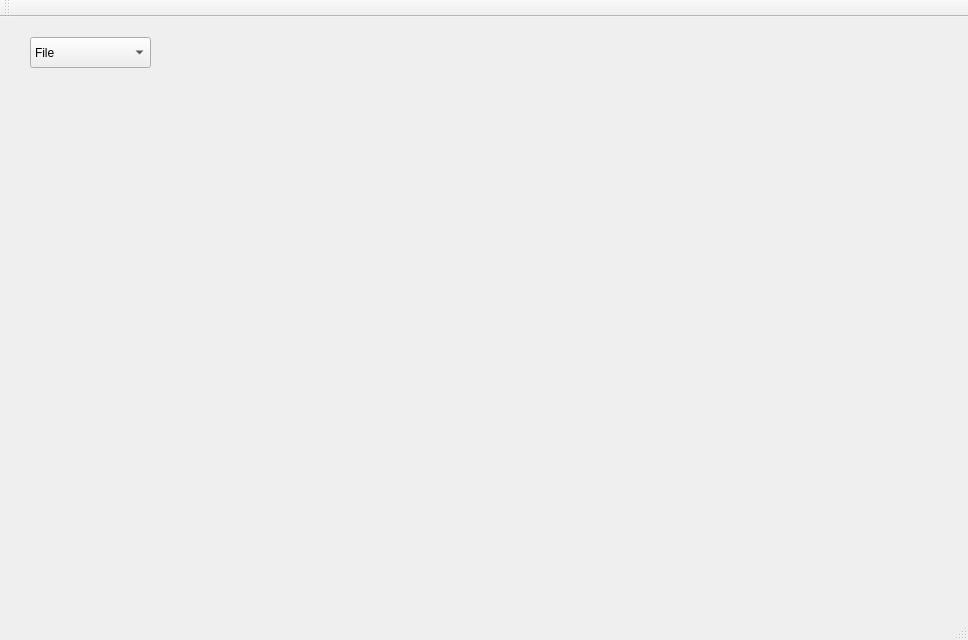
<?xml version="1.0" encoding="UTF-8"?>
<ui version="4.0">
 <class>MainWindow</class>
 <widget class="QMainWindow" name="MainWindow">
  <property name="geometry">
   <rect>
    <x>0</x>
    <y>0</y>
    <width>968</width>
    <height>640</height>
   </rect>
  </property>
  <property name="windowTitle">
   <string>MainWindow</string>
  </property>
  <widget class="QWidget" name="centralWidget">
   <widget class="QComboBox" name="comboBox">
    <property name="geometry">
     <rect>
      <x>30</x>
      <y>20</y>
      <width>121</width>
      <height>31</height>
     </rect>
    </property>
    <item>
     <property name="text">
      <string>File</string>
     </property>
    </item>
    <item>
     <property name="text">
      <string>Open...</string>
     </property>
    </item>
   </widget>
  </widget>
  <widget class="QMenuBar" name="menuBar">
   <property name="geometry">
    <rect>
     <x>0</x>
     <y>0</y>
     <width>968</width>
     <height>22</height>
    </rect>
   </property>
  </widget>
  <widget class="QToolBar" name="mainToolBar">
   <attribute name="toolBarArea">
    <enum>TopToolBarArea</enum>
   </attribute>
   <attribute name="toolBarBreak">
    <bool>false</bool>
   </attribute>
  </widget>
  <widget class="QStatusBar" name="statusBar"/>
 </widget>
 <layoutdefault spacing="6" margin="11"/>
 <resources/>
 <connections/>
</ui>
